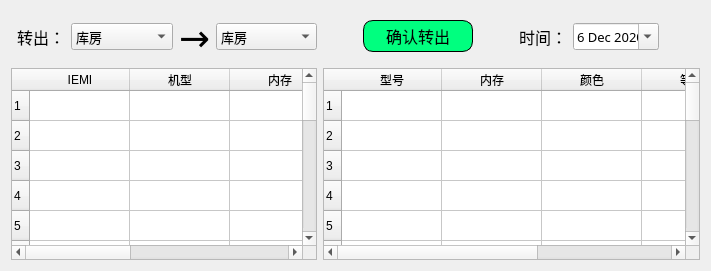
            <widget class="QWidget" name="transfer_tab_1">
             <attribute name="title">
              <string>转出操作</string>
             </attribute>
             <layout class="QGridLayout" name="gridLayout_7">
              <item row="0" column="1">
               <widget class="QLabel" name="transfer_label">
                <property name="font">
                 <font>
                  <family>黑体</family>
                  <pointsize>12</pointsize>
                  <weight>50</weight>
                  <italic>false</italic>
                  <bold>false</bold>
                  <underline>false</underline>
                  <strikeout>false</strikeout>
                  <kerning>true</kerning>
                 </font>
                </property>
                <property name="text">
                 <string>转出：</string>
                </property>
                <property name="alignment">
                 <set>Qt::AlignRight|Qt::AlignTrailing|Qt::AlignVCenter</set>
                </property>
                <property name="margin">
                 <number>15</number>
                </property>
               </widget>
              </item>
              <item row="0" column="7">
               <widget class="QLabel" name="transfer_time_label">
                <property name="font">
                 <font>
                  <family>黑体</family>
                  <pointsize>12</pointsize>
                  <weight>50</weight>
                  <italic>false</italic>
                  <bold>false</bold>
                  <underline>false</underline>
                  <strikeout>false</strikeout>
                  <kerning>true</kerning>
                 </font>
                </property>
                <property name="text">
                 <string>时间：</string>
                </property>
                <property name="alignment">
                 <set>Qt::AlignRight|Qt::AlignTrailing|Qt::AlignVCenter</set>
                </property>
                <property name="wordWrap">
                 <bool>false</bool>
                </property>
                <property name="margin">
                 <number>15</number>
                </property>
                <property name="indent">
                 <number>-1</number>
                </property>
               </widget>
              </item>
              <item row="0" column="3">
               <widget class="QLabel" name="transfer_arrow_label">
                <property name="font">
                 <font>
                  <family>华文细黑</family>
                  <pointsize>28</pointsize>
                  <weight>50</weight>
                  <italic>false</italic>
                  <bold>false</bold>
                  <underline>false</underline>
                  <strikeout>false</strikeout>
                  <kerning>true</kerning>
                 </font>
                </property>
                <property name="text">
                 <string>→</string>
                </property>
                <property name="alignment">
                 <set>Qt::AlignCenter</set>
                </property>
               </widget>
              </item>
              <item row="0" column="8">
               <widget class="QDateEdit" name="transfer_time_DE">
                <property name="font">
                 <font>
                  <family>微软雅黑 Light</family>
                  <pointsize>10</pointsize>
                  <weight>50</weight>
                  <italic>false</italic>
                  <bold>false</bold>
                  <underline>false</underline>
                  <strikeout>false</strikeout>
                  <kerning>true</kerning>
                 </font>
                </property>
                <property name="autoFillBackground">
                 <bool>false</bool>
                </property>
                <property name="wrapping">
                 <bool>true</bool>
                </property>
                <property name="frame">
                 <bool>true</bool>
                </property>
                <property name="readOnly">
                 <bool>false</bool>
                </property>
                <property name="buttonSymbols">
                 <enum>QAbstractSpinBox::NoButtons</enum>
                </property>
                <property name="correctionMode">
                 <enum>QAbstractSpinBox::CorrectToPreviousValue</enum>
                </property>
                <property name="currentSection">
                 <enum>QDateTimeEdit::DaySection</enum>
                </property>
                <property name="calendarPopup">
                 <bool>true</bool>
                </property>
                <property name="date">
                 <date>
                  <year>2020</year>
                  <month>12</month>
                  <day>6</day>
                 </date>
                </property>
               </widget>
              </item>
              <item row="1" column="0" colspan="5">
               <widget class="QTableWidget" name="transfer_search_TW">
                <row>
                 <property name="text">
                  <string>1</string>
                 </property>
                </row>
                <row>
                 <property name="text">
                  <string>2</string>
                 </property>
                </row>
                <row>
                 <property name="text">
                  <string>3</string>
                 </property>
                </row>
                <row>
                 <property name="text">
                  <string>4</string>
                 </property>
                </row>
                <row>
                 <property name="text">
                  <string>5</string>
                 </property>
                </row>
                <row>
                 <property name="text">
                  <string>6</string>
                 </property>
                </row>
                <row>
                 <property name="text">
                  <string>7</string>
                 </property>
                </row>
                <row>
                 <property name="text">
                  <string>8</string>
                 </property>
                </row>
                <row>
                 <property name="text">
                  <string>9</string>
                 </property>
                </row>
                <row>
                 <property name="text">
                  <string>10</string>
                 </property>
                </row>
                <row>
                 <property name="text">
                  <string>11</string>
                 </property>
                </row>
                <row>
                 <property name="text">
                  <string>12</string>
                 </property>
                </row>
                <row>
                 <property name="text">
                  <string>13</string>
                 </property>
                </row>
                <row>
                 <property name="text">
                  <string>14</string>
                 </property>
                </row>
                <row>
                 <property name="text">
                  <string>15</string>
                 </property>
                </row>
                <row>
                 <property name="text">
                  <string>16</string>
                 </property>
                </row>
                <row>
                 <property name="text">
                  <string>17</string>
                 </property>
                </row>
                <row>
                 <property name="text">
                  <string>3</string>
                 </property>
                </row>
                <row>
                 <property name="text">
                  <string>18</string>
                 </property>
                </row>
                <row>
                 <property name="text">
                  <string>20</string>
                 </property>
                </row>
                <column>
                 <property name="text">
                  <string>IEMI</string>
                 </property>
                </column>
                <column>
                 <property name="text">
                  <string>机型</string>
                 </property>
                </column>
                <column>
                 <property name="text">
                  <string>内存</string>
                 </property>
                </column>
                <column>
                 <property name="text">
                  <string>颜色</string>
                 </property>
                </column>
                <column>
                 <property name="text">
                  <string>产线</string>
                 </property>
                </column>
               </widget>
              </item>
              <item row="1" column="5" colspan="5">
               <widget class="QTableWidget" name="transfer_result_TW">
                <row>
                 <property name="text">
                  <string>1</string>
                 </property>
                </row>
                <row>
                 <property name="text">
                  <string>2</string>
                 </property>
                </row>
                <row>
                 <property name="text">
                  <string>3</string>
                 </property>
                </row>
                <row>
                 <property name="text">
                  <string>4</string>
                 </property>
                </row>
                <row>
                 <property name="text">
                  <string>5</string>
                 </property>
                </row>
                <row>
                 <property name="text">
                  <string>6</string>
                 </property>
                </row>
                <row>
                 <property name="text">
                  <string>7</string>
                 </property>
                </row>
                <row>
                 <property name="text">
                  <string>8</string>
                 </property>
                </row>
                <row>
                 <property name="text">
                  <string>9</string>
                 </property>
                </row>
                <row>
                 <property name="text">
                  <string>10</string>
                 </property>
                </row>
                <row>
                 <property name="text">
                  <string>11</string>
                 </property>
                </row>
                <row>
                 <property name="text">
                  <string>12</string>
                 </property>
                </row>
                <row>
                 <property name="text">
                  <string>13</string>
                 </property>
                </row>
                <row>
                 <property name="text">
                  <string>14</string>
                 </property>
                </row>
                <row>
                 <property name="text">
                  <string>15</string>
                 </property>
                </row>
                <row>
                 <property name="text">
                  <string>16</string>
                 </property>
                </row>
                <row>
                 <property name="text">
                  <string>17</string>
                 </property>
                </row>
                <row>
                 <property name="text">
                  <string>3</string>
                 </property>
                </row>
                <row>
                 <property name="text">
                  <string>18</string>
                 </property>
                </row>
                <row>
                 <property name="text">
                  <string>20</string>
                 </property>
                </row>
                <column>
                 <property name="text">
                  <string>型号</string>
                 </property>
                </column>
                <column>
                 <property name="text">
                  <string>内存</string>
                 </property>
                </column>
                <column>
                 <property name="text">
                  <string>颜色</string>
                 </property>
                </column>
                <column>
                 <property name="text">
                  <string>等级</string>
                 </property>
                </column>
                <column>
                 <property name="text">
                  <string>数量</string>
                 </property>
                </column>
               </widget>
              </item>
              <item row="0" column="5" colspan="2">
               <widget class="QPushButton" name="transfer_submit_PB">
                <property name="minimumSize">
                 <size>
                  <width>190</width>
                  <height>32</height>
                 </size>
                </property>
                <property name="maximumSize">
                 <size>
                  <width>190</width>
                  <height>32</height>
                 </size>
                </property>
                <property name="font">
                 <font>
                  <family>黑体</family>
                  <pointsize>12</pointsize>
                  <weight>50</weight>
                  <italic>false</italic>
                  <bold>false</bold>
                  <underline>false</underline>
                  <strikeout>false</strikeout>
                  <kerning>true</kerning>
                 </font>
                </property>
                <property name="styleSheet">
                 <string notr="true">QPushButton {
	border-radius:10px;
	padding-top:5px;
	padding-bottom: 5px;
	border-color: black;
    border-style:solid;
    border-width:1px;
    background-color:#00ff7f;
    margin-left: 40px;
    margin-right:40px;
}

QPushButton:hover
{
    background-color:#00aaff;
	border-radius:10px;
}

QPushButton:pressed
{
    padding-left:15px;
	border-radius:10px;
}
</string>
                </property>
                <property name="text">
                 <string>确认转出</string>
                </property>
                <property name="icon">
                 <iconset>
                  <normaloff>static/img/check-mark-3-64.gif</normaloff>static/img/check-mark-3-64.gif</iconset>
                </property>
                <property name="iconSize">
                 <size>
                  <width>20</width>
                  <height>20</height>
                 </size>
                </property>
               </widget>
              </item>
              <item row="0" column="4">
               <widget class="QComboBox" name="transfer_toline_CB">
                <property name="minimumSize">
                 <size>
                  <width>101</width>
                  <height>27</height>
                 </size>
                </property>
                <property name="font">
                 <font>
                  <family>微软雅黑 Light</family>
                  <pointsize>10</pointsize>
                  <weight>50</weight>
                  <italic>false</italic>
                  <bold>false</bold>
                  <underline>false</underline>
                  <strikeout>false</strikeout>
                  <kerning>true</kerning>
                 </font>
                </property>
                <item>
                 <property name="text">
                  <string>库房</string>
                 </property>
                </item>
                <item>
                 <property name="text">
                  <string>测试</string>
                 </property>
                </item>
                <item>
                 <property name="text">
                  <string>维修</string>
                 </property>
                </item>
                <item>
                 <property name="text">
                  <string>换屏</string>
                 </property>
                </item>
                <item>
                 <property name="text">
                  <string>打磨</string>
                 </property>
                </item>
                <item>
                 <property name="text">
                  <string>返修</string>
                 </property>
                </item>
               </widget>
              </item>
              <item row="0" column="2">
               <widget class="QComboBox" name="transfer_fromline_CB">
                <property name="minimumSize">
                 <size>
                  <width>102</width>
                  <height>27</height>
                 </size>
                </property>
                <property name="font">
                 <font>
                  <family>微软雅黑 Light</family>
                  <pointsize>10</pointsize>
                  <weight>50</weight>
                  <italic>false</italic>
                  <bold>false</bold>
                  <underline>false</underline>
                  <strikeout>false</strikeout>
                  <kerning>true</kerning>
                 </font>
                </property>
                <item>
                 <property name="text">
                  <string>库房</string>
                 </property>
                </item>
                <item>
                 <property name="text">
                  <string>测试</string>
                 </property>
                </item>
                <item>
                 <property name="text">
                  <string>维修</string>
                 </property>
                </item>
                <item>
                 <property name="text">
                  <string>换屏</string>
                 </property>
                </item>
                <item>
                 <property name="text">
                  <string>打磨</string>
                 </property>
                </item>
                <item>
                 <property name="text">
                  <string>返修</string>
                 </property>
                </item>
               </widget>
              </item>
             </layout>
            </widget>
